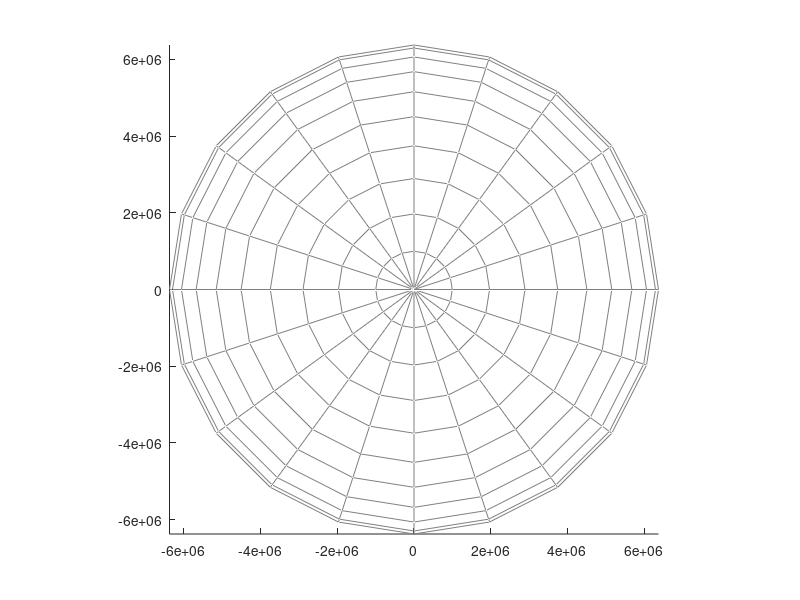

The MATLAB script that drew this image:
function PlotPlanet(varargin)
%PlotEarth: plot a large ellipsoid body for orbit visualization plots
%
%   Optional Parameters:
%       projection = image projected onto ellipsoid surface (if image
%                    processing toolbox is available). Current options
%                    include Earth maps 'EarthMercator1.jpg' and
%                    'EarthMercator2.jpg'.
%       erad = equatorial radius (meters)
%       prad = polar radius (meters)
%       npanels = approximately, resolution of ellipsoid
%
%   Default values are erad = 6378135, prad = 6371009 (these correspond to
%   Earth), npanels = 20, and projection = none.

    switch nargin
        case 0
            projection = 'none';
            erad = 6378135;
            prad = 6371009;
            npanels = 20;
        case 1
            projection = varargin{1};
            erad = 6378135;
            prad = 6371009;
            npanels = 20;
        case 2
            projection = varargin{1};
            erad = varargin{2};
            prad = 6371009;
            npanels = 20;
        case 3
            projection = varargin{1};
            erad = varargin{2};
            prad = varargin{3};
            npanels = 20;
        case 4
            projection = varargin{1};
            erad = varargin{2};
            prad = varargin{3};
            npanels = varargin{4};
    end
    
    %Make sure that other plots are not overwritten
    precallState = ishold;
    if ~precallState
        hold on
    end
    
    axis vis3d;
    [ xx, yy, zz ] = ellipsoid(0, 0, 0, erad, erad, prad, npanels);
    surf(xx,yy,-zz, 'FaceColor', 'none', 'EdgeColor', 0.5*[1 1 1]);
    if ~strcmp(projection,'none')
        I = imread(projection);
        try
            warp(-xx,yy,-zz, I) %Plot map of Earth onto sphere
        catch
            fprintf('Image processing toolbox not available;\nno image projected onto ellipsoid body\n');
        end
    end
    
    %Turn hold back off if it was off before call
    if ~precallState
        hold off
    end
    
end

